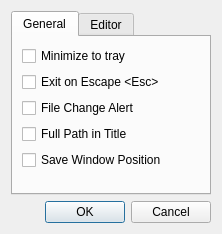
<?xml version="1.0" encoding="UTF-8"?>
<ui version="4.0">
 <class>OptionsDialog</class>
 <widget class="QDialog" name="OptionsDialog">
  <property name="geometry">
   <rect>
    <x>0</x>
    <y>0</y>
    <width>222</width>
    <height>234</height>
   </rect>
  </property>
  <property name="windowTitle">
   <string>Dialog</string>
  </property>
  <layout class="QVBoxLayout" name="verticalLayout">
   <item>
    <widget class="QTabWidget" name="tabWidget">
     <property name="currentIndex">
      <number>0</number>
     </property>
     <widget class="QWidget" name="tab">
      <attribute name="title">
       <string>General</string>
      </attribute>
      <layout class="QVBoxLayout" name="verticalLayout_2">
       <item>
        <widget class="QCheckBox" name="checkBox">
         <property name="text">
          <string>Minimize to tray</string>
         </property>
        </widget>
       </item>
       <item>
        <widget class="QCheckBox" name="checkBox_2">
         <property name="text">
          <string>Exit on Escape &lt;Esc&gt;</string>
         </property>
        </widget>
       </item>
       <item>
        <widget class="QCheckBox" name="checkBox_3">
         <property name="text">
          <string>File Change Alert</string>
         </property>
        </widget>
       </item>
       <item>
        <widget class="QCheckBox" name="checkBox_4">
         <property name="text">
          <string>Full Path in Title</string>
         </property>
        </widget>
       </item>
       <item>
        <widget class="QCheckBox" name="checkBox_5">
         <property name="text">
          <string>Save Window Position</string>
         </property>
        </widget>
       </item>
       <item>
        <spacer name="verticalSpacer">
         <property name="orientation">
          <enum>Qt::Vertical</enum>
         </property>
         <property name="sizeHint" stdset="0">
          <size>
           <width>20</width>
           <height>40</height>
          </size>
         </property>
        </spacer>
       </item>
      </layout>
     </widget>
     <widget class="QWidget" name="tab_2">
      <attribute name="title">
       <string>Editor</string>
      </attribute>
      <layout class="QVBoxLayout" name="verticalLayout_3">
       <item>
        <widget class="QGroupBox" name="groupBox">
         <property name="title">
          <string>Text Appearance</string>
         </property>
         <layout class="QFormLayout" name="formLayout">
          <property name="fieldGrowthPolicy">
           <enum>QFormLayout::FieldsStayAtSizeHint</enum>
          </property>
          <item row="0" column="0">
           <widget class="QLabel" name="label">
            <property name="text">
             <string>Font</string>
            </property>
           </widget>
          </item>
          <item row="0" column="1">
           <widget class="QPushButton" name="pushButton">
            <property name="text">
             <string>...</string>
            </property>
           </widget>
          </item>
          <item row="1" column="0">
           <widget class="QLabel" name="label_2">
            <property name="text">
             <string>Text Color</string>
            </property>
           </widget>
          </item>
          <item row="1" column="1">
           <widget class="QPushButton" name="pushButton_2">
            <property name="text">
             <string>...</string>
            </property>
           </widget>
          </item>
          <item row="2" column="0">
           <widget class="QLabel" name="label_3">
            <property name="text">
             <string>Background</string>
            </property>
           </widget>
          </item>
          <item row="2" column="1">
           <widget class="QPushButton" name="pushButton_3">
            <property name="text">
             <string>...</string>
            </property>
           </widget>
          </item>
         </layout>
        </widget>
       </item>
      </layout>
     </widget>
    </widget>
   </item>
   <item>
    <widget class="QDialogButtonBox" name="buttonBox">
     <property name="orientation">
      <enum>Qt::Horizontal</enum>
     </property>
     <property name="standardButtons">
      <set>QDialogButtonBox::Cancel|QDialogButtonBox::Ok</set>
     </property>
    </widget>
   </item>
  </layout>
 </widget>
 <resources/>
 <connections>
  <connection>
   <sender>buttonBox</sender>
   <signal>accepted()</signal>
   <receiver>OptionsDialog</receiver>
   <slot>accept()</slot>
   <hints>
    <hint type="sourcelabel">
     <x>248</x>
     <y>254</y>
    </hint>
    <hint type="destinationlabel">
     <x>157</x>
     <y>274</y>
    </hint>
   </hints>
  </connection>
  <connection>
   <sender>buttonBox</sender>
   <signal>rejected()</signal>
   <receiver>OptionsDialog</receiver>
   <slot>reject()</slot>
   <hints>
    <hint type="sourcelabel">
     <x>316</x>
     <y>260</y>
    </hint>
    <hint type="destinationlabel">
     <x>286</x>
     <y>274</y>
    </hint>
   </hints>
  </connection>
 </connections>
</ui>
